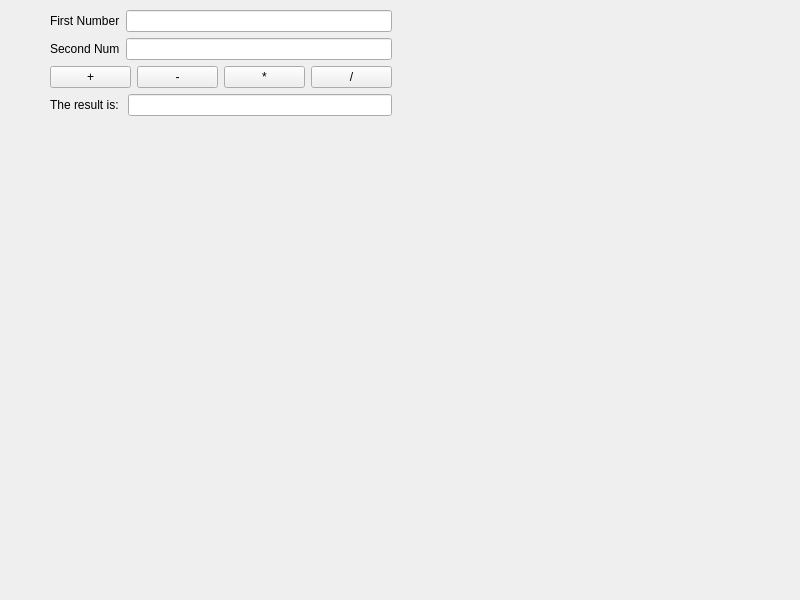
<?xml version="1.0" encoding="UTF-8"?>
<ui version="4.0">
 <class>MainWindow</class>
 <widget class="QMainWindow" name="MainWindow">
  <property name="geometry">
   <rect>
    <x>0</x>
    <y>0</y>
    <width>800</width>
    <height>600</height>
   </rect>
  </property>
  <property name="windowTitle">
   <string>MainWindow</string>
  </property>
  <widget class="QWidget" name="centralwidget">
   <widget class="QWidget" name="">
    <property name="geometry">
     <rect>
      <x>50</x>
      <y>10</y>
      <width>342</width>
      <height>122</height>
     </rect>
    </property>
    <layout class="QVBoxLayout" name="verticalLayout">
     <item>
      <layout class="QFormLayout" name="formLayout">
       <item row="0" column="0">
        <widget class="QLabel" name="label">
         <property name="text">
          <string>First Number</string>
         </property>
        </widget>
       </item>
       <item row="1" column="0">
        <widget class="QLabel" name="label_2">
         <property name="text">
          <string>Second Num</string>
         </property>
        </widget>
       </item>
       <item row="0" column="1">
        <widget class="QLineEdit" name="first_number"/>
       </item>
       <item row="1" column="1">
        <widget class="QLineEdit" name="second_number"/>
       </item>
      </layout>
     </item>
     <item>
      <layout class="QGridLayout" name="gridLayout">
       <item row="0" column="0">
        <widget class="QPushButton" name="add_button">
         <property name="text">
          <string>+</string>
         </property>
        </widget>
       </item>
       <item row="0" column="1">
        <widget class="QPushButton" name="minus_button">
         <property name="text">
          <string>-</string>
         </property>
        </widget>
       </item>
       <item row="0" column="2">
        <widget class="QPushButton" name="mult_button">
         <property name="text">
          <string>*</string>
         </property>
        </widget>
       </item>
       <item row="0" column="3">
        <widget class="QPushButton" name="div_button">
         <property name="text">
          <string>/</string>
         </property>
        </widget>
       </item>
      </layout>
     </item>
     <item>
      <layout class="QFormLayout" name="formLayout_2">
       <item row="0" column="0">
        <widget class="QLabel" name="label_3">
         <property name="text">
          <string>The result is: </string>
         </property>
        </widget>
       </item>
       <item row="0" column="1">
        <widget class="QLineEdit" name="results_value">
         <property name="readOnly">
          <bool>true</bool>
         </property>
        </widget>
       </item>
      </layout>
     </item>
    </layout>
   </widget>
  </widget>
 </widget>
 <resources/>
 <connections/>
</ui>
